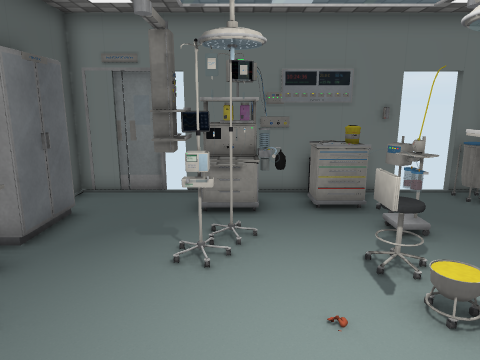
View 1 (above)

13 first-person views from a walk through a 3-D level made in the Unity game engine. The camera is 1.5 m above the floor, tilts 12° down and sees 70° across. Doors are open. The floor is counted in squares, 0.5 m on a side. Each view is taken from the middle of a square. On the plan, view 1 faces up. The plan holds only what a view shows up to about 20 squares ahead; the rest is blank. The player is left out. Some surface patterns are stand-ins.

View 2
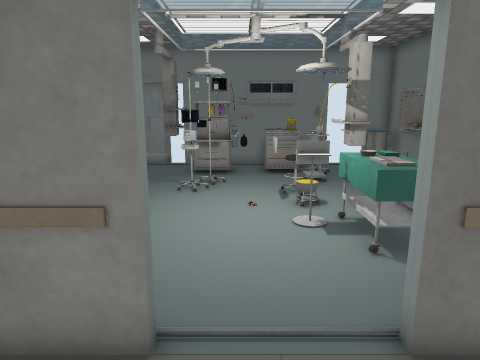

View 3
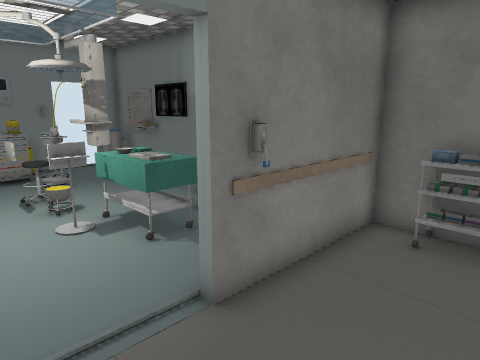

View 4
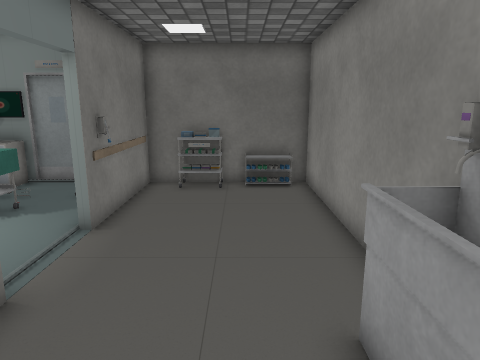

View 5
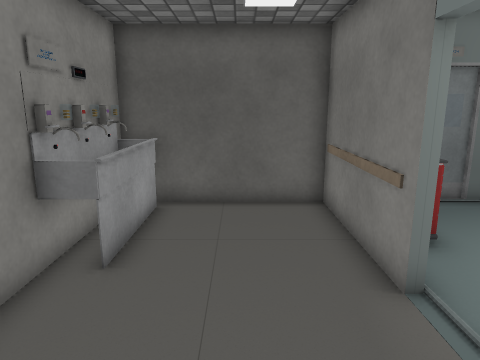

View 6
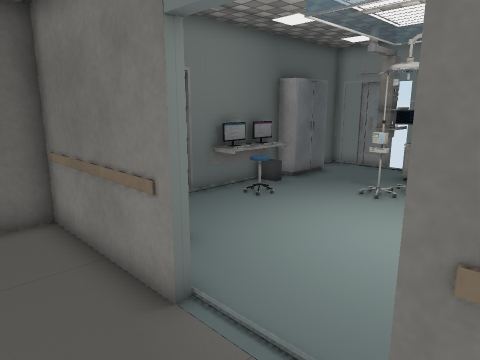

View 7
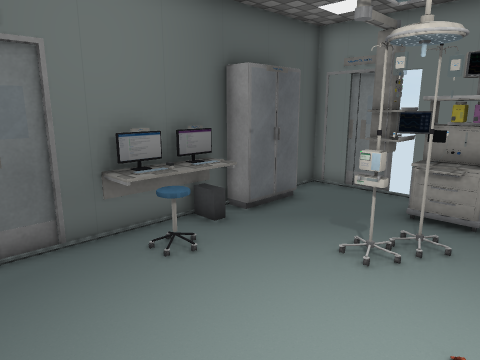

View 8
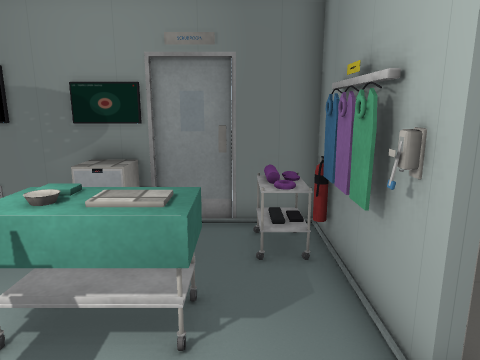

View 9
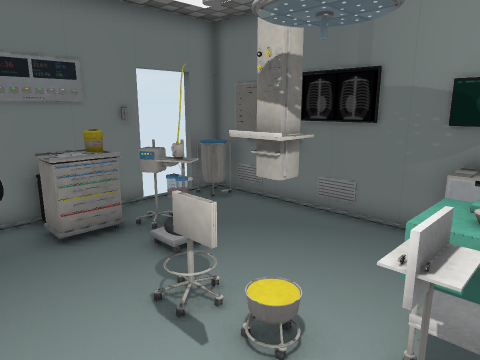

View 10
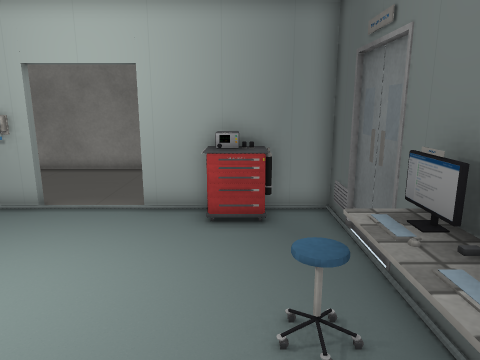

View 11
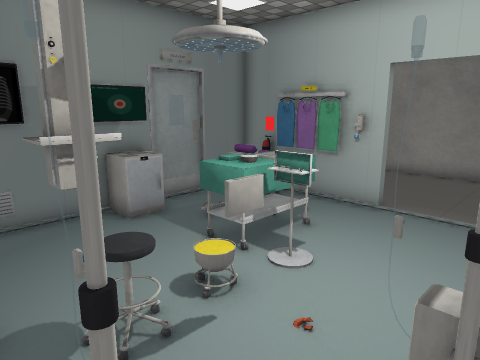

View 12
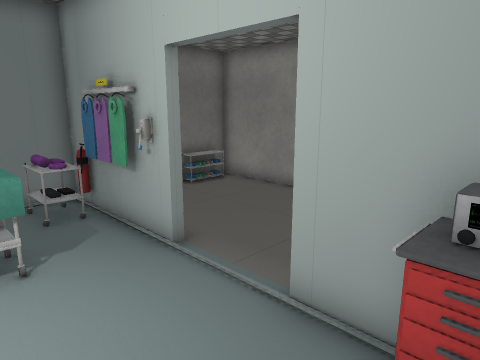

View 13
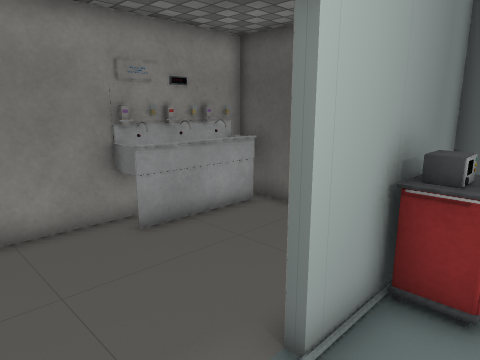

### Floor plan
Key: @ floor where view 1 was taken; # wall or solid block; x gap in a wall; . floor; D open door; = window, fence, low wall or low ledge; ^ raised ledge; O other object.
Columns run from 6 left of view 1 to 9 right of it. Each row starts with its distance up from view 1.
 12 ###x#  #####DD##
 11 #...####OOO#.=^#
 10 ##..####OO#=.. #
  9  O...=^=..==..##
  8  O....==.=#=..#
  7 #O...O=.. ##..#
  6 #OO..O...O##.. #
  5 #OO.....O.##.. #
  4 #OO...........O#
  3 #O......OOOO..O#
  2 #........OOO.. #
  1 #.........OO.. #
  0 #.....@......OO#
 -1 #.OOO...... OOO#
 -2 #####DDDDDDDD###
 -3 #....DDDDDDDD..#
 -4 #............ ^#
 -5 #............ ##
 -6 #.............^#
 -7 #OOOOO........^#
 -8 #OOOOO........^#
 -9 ################

Where each view was taken, in squares from view 1:
view 1: 0 up, 0 right, facing up
view 2: 6 down, 1 right, facing up
view 3: 6 down, 0 right, facing up-right
view 4: 6 down, 5 left, facing right
view 5: 5 down, 5 right, facing left
view 6: 5 down, 4 right, facing up-left
view 7: 0 up, 2 right, facing up-left
view 8: 0 up, 0 right, facing right
view 9: 2 up, 0 right, facing up-right
view 10: 8 up, 3 left, facing down
view 11: 8 up, 1 left, facing down-right
view 12: 2 up, 3 left, facing down-right
view 13: 0 up, 3 right, facing down-left
